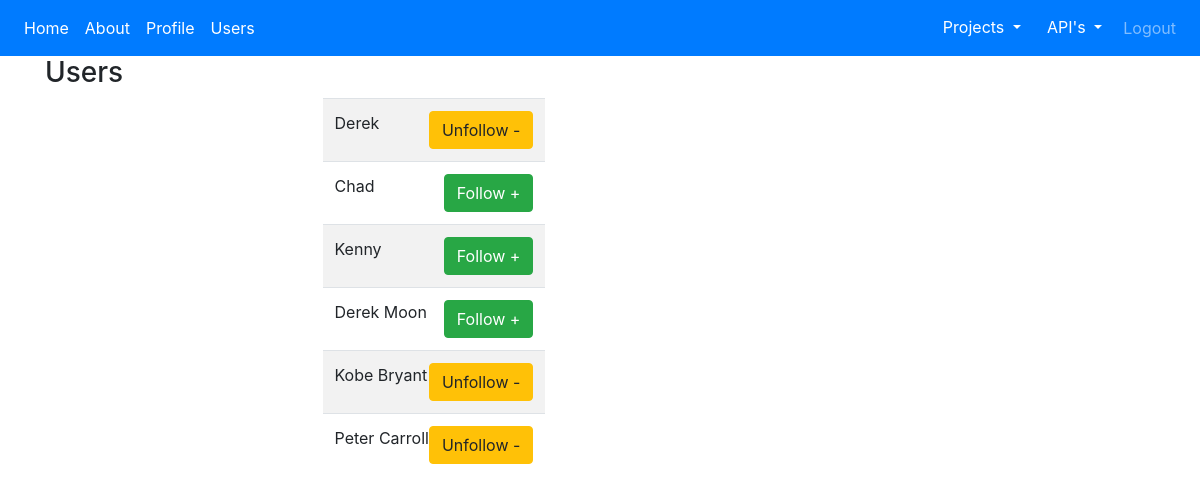
Page /users (signed in) on the committed database.
### app/models.py (models this page shows, shortened)
class User(db.Model,UserMixin):
    id = db.Column(db.Integer, primary_key=True)
    name = db.Column(db.String(40), nullable=False)
    email = db.Column(db.String(50), nullable=False, unique=True)
    password = db.Column(db.String(180), nullable=False)
    created_on = db.Column(db.DateTime, nullable=False,
                           default=datetime.utcnow)
    posts = db.relationship('Post',backref='author', lazy='dynamic')
    followed = db.relationship(
        'User',
        secondary=followers,
        primaryjoin=(followers.c.follower_id == id),
        secondaryjoin=(followers.c.followed_id == id),
        backref=db.backref('followers', lazy='dynamic'),
        lazy = "dynamic"
    )
    def __str__(self):
        return self.name
    def is_following(self,user):
        return self.followed.filter(followers.c.followed_id == user.id).count() > 0

### app/blueprints/main/routes.py (the view)
@main.route('/users')
@login_required
def users():
    context = {
        'users':[i for i in User.query.all() if i.id != current_user.id]
    }
    return render_template('users.html', **context)

### app/models.py (called while the page is built)
@login.user_loader
def get_user(id):
    return User.query.get(int(id))

### app/templates/users.html
{% extends 'layout.html' %}
{% block content %}
  <h3>Users</h3>
<div class="com-md-6 offset-md-3">
<table class="table table-striped table-inverse table-responsive">
    <tbody>
      {% if users %}
        {% for u in users %}
          <tr>
            <td>
              {{ u }}
              {% if current_user.is_following(u) %}
              <span class="float-right"> <a href="{{url_for('main.users_remove', user=u)}}" class="btn btn-warning">Unfollow -</a></span>
              {% else%}
              <span class="float-right"> <a href="{{url_for('main.users_add', user=u)}}" class="btn btn-success">Follow +</a></span>
              {% endif %}
            </td>
          </tr>
        {% endfor %}
      {% endif %}
    </tbody>
</table>
</div>
  {% endblock %}

### rows in the picture
User: name "Derek"
User: name "Chad"
User: name "Kenny"
User: name "Derek Moon"
User: name "Kobe Bryant"
User: name "Peter Carroll"
